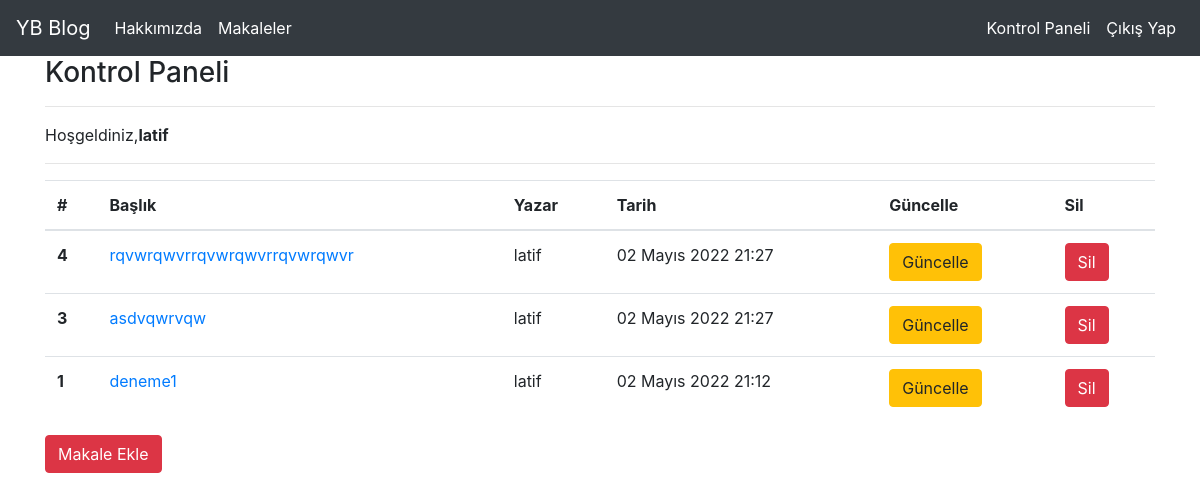
Before: /article/dashboard/ (signed in) with the older database file.
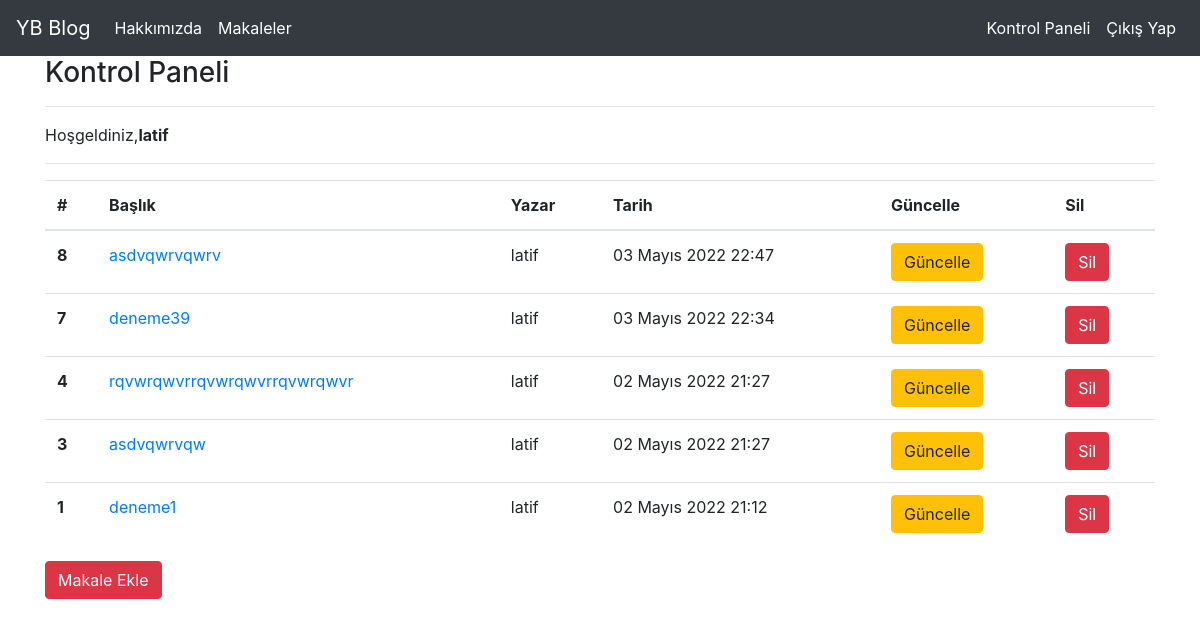
After: the same page with the newer database file.
### article/models.py (models this page shows, shortened)
class Article(models.Model):
    author = models.ForeignKey("auth.User",on_delete=models.CASCADE,verbose_name="Yazar")
    title = models.CharField(max_length= 50,verbose_name="Başlık")
    content = RichTextField()
    created_date = models.DateTimeField(auto_now_add=True,verbose_name="Oluşturulma Tarihi")
    article_image = models.FileField(blank=True,null=True,verbose_name="Makale Resim")
    class Meta:
        ordering = ['-created_date']

### article/views.py (the view)
# urls.py: path("dashboard/",views.dashboard,name="dashboard"),
@login_required(login_url="user:login")
def dashboard(request):
    articles = Article.objects.filter(author = request.user)
    return render(request,"dashboard.html",{"articles":articles})

### templates/dashboard.html
{% extends "layout.html" %} {% block body %}
<h3>Kontrol Paneli</h3>
<hr />
<p>Hoşgeldiniz,<strong>{{request.user.username}}</strong></p>
<hr />
{% if articles %}
<table class="table">
  <thead>
    <tr>
      <th scope="col">#</th>
      <th scope="col">Başlık</th>
      <th scope="col">Yazar</th>
      <th scope="col">Tarih</th>
      <th scope="col">Güncelle</th>
      <th scope="col">Sil</th>
    </tr>
  </thead>
  <tbody>
    {% for article in articles %}
    <tr>
      <th scope="row">{{article.id}}</th>
      <td>
        <a href="{% url 'article:detail' article.id %}">{{article.title}}</a>
      </td>
      <td>{{article.author.username}}</td>
      <td>{{article.created_date}}</td>
      <td>
        <a href="{% url 'article:update' article.id %}">
          <button class="btn btn-warning">Güncelle</button></a
        >
      </td>
      <td>
        <a href="{% url 'article:delete' article.id %}">
          <button class="btn btn-danger">Sil</button></a
        >
      </td>
    </tr>
    {% endfor %}
  </tbody>
</table>
{% else %}
<div class="alert alert-danger">Hiç Makale Bulunamadı</div>
{% endif %}
<a href="{% url 'article:addarticle' %}"
  ><button type="submit" class="btn btn-danger">Makale Ekle</button>
</a>
{% endblock body %}

Changed rows visible on the page:
added Article: id "8", title "asdvqwrvqwrv", author.username "latif", created_date "03 Mayıs 2022 22:47"
added Article: id "7", title "deneme39", author.username "latif", created_date "03 Mayıs 2022 22:34"
